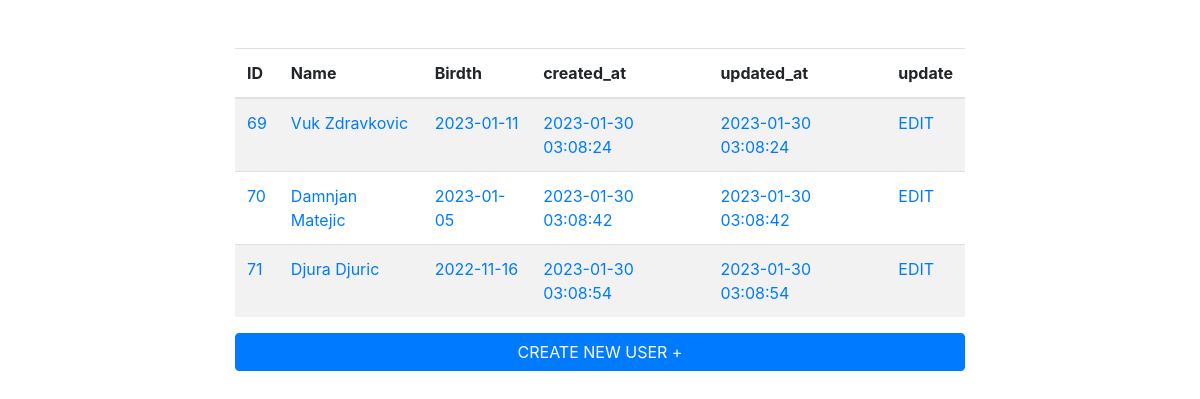
The page / on the database its author committed.
### tables this page shows
CREATE TABLE `users` (
  `id` int(11) NOT NULL,
  `name` varchar(255) NOT NULL,
  `year_of_birth` varchar(255) NOT NULL,
  `created_at` datetime NOT NULL,
  `updated_at` datetime NOT NULL
);

### src/Database/Db.php (called while the page is built, shortened)
<?php
class Db
{
    public bool $DBconnection = true;
    public function __construct()
    {
        if ($this->DBconnection) {
            $this->connection = new \PDO("mysql:host=localhost;dbname=c1laraveldb", "root", "");
        }
    }
}

### views/home.php (the view, shortened to what this page needs)
<div class="container pt-5">
    <div class="row">
        <div class="col-lg-2"></div>
        <div class="col-lg-8">
            <table class=" table table-striped">
                <thead>
                <tr>
                    <th>ID</th>
                    <th>Name</th>
                    <th>Birdth</th>
                    <th>created_at</th>
                    <th>updated_at</th>
                    <th>update</th>
                </tr>
                </thead>
                <tbody>
                <?php
                $users = [];
                if ($db->DBconnection) {
                    $query = "SELECT * FROM users";
                    $statement = $db->connection->prepare($query);
                    $statement->execute();
                    $users = $statement->fetchAll(PDO::FETCH_CLASS, 'Mkshao\Web\Models\User');
                } else {
                    if (isset($_SESSION["users"])) {
                        $users = $_SESSION["users"];
                    }
                }
                if ($db->DBconnection) {
                    foreach ($users as $user) {
                        echo '<tr>';
                        echo '<td><a href=index.php?page=showUser&id=' . $user->id . '" title="#">' . $user->id . ' </a></td>';
                        echo '<td><a href="index.php?page=showUser&id=' . $user->id . '" title="#">' . $user->name . '</a></td>';
                        echo '<td><a href="index.php?page=showUser&id=' . $user->id . '" title="#">' . $user->year_of_birth . '</a></td>';
                        echo '<td><a href="index.php?page=showUser&id=' . $user->id . '" title="#">' . $user->created_at . '</a></td>';
                        echo '<td><a href="index.php?page=showUser&id=' . $user->id . '" title="#">' . $user->updated_at . '</a></td>';
                        echo '<td><a href="index.php?page=editUser&id=' . $user->id . '" title="#">EDIT</a></td>';
                        echo '</tr>';
                    }
                }
                ?>
                </tbody>
            </table>
            <a href="index.php?page=createUser"> <input type="button" class="btn btn-primary w-100"
                                                        value="CREATE NEW USER + "></a>
        </div>
        <div class="col-lg-2"></div>
    </div>
</div>

### views/fixed/head.php (shortened to what this page needs)
<!DOCTYPE html>
<html lang="en">
<head>
    <link rel="stylesheet" href="https://cdn.jsdelivr.net/npm/bootstrap@4.0.0/dist/css/bootstrap.min.css"
>
    <link rel="stylesheet" href="../../../web/assets/style.css">
</head>
<body>

### index.php (shortened to what this page needs)
<?php
require "views/fixed/head.php";
$db = new Db();
if (!isset($_GET['page'])) {
    include "views/home.php";
} else if (($_GET['page']) == "editUser") {
    include "views/users/editUser.php";
} else if (($_GET['page']) == "showUser") {
    include "views/users/showUser.php";
} else if (($_GET['page']) == "routes") {
    include "routes.php";
} else if (($_GET['page']) == "createUser") {
    include "views/users/createUser.php";
} else {
    include "views/home.php";
}
require "views/fixed/footer.php";
?>

### views/fixed/footer.php (shortened to what this page needs)
</body>
</html>

### assets/style.css (style rules this page uses)
* { margin: 0px; padding: 0px; }
table td a { text-decoration: none; }
table td { cursor: pointer; }

### rows shown on the page
users: id "69", name "Vuk Zdravkovic", year_of_birth "2023-01-11", created_at "2023-01-30 03:08:24", updated_at "2023-01-30 03:08:24"
users: id "70", name "Damnjan Matejic", year_of_birth "2023-01-05", created_at "2023-01-30 03:08:42", updated_at "2023-01-30 03:08:42"
users: id "71", name "Djura Djuric", year_of_birth "2022-11-16", created_at "2023-01-30 03:08:54", updated_at "2023-01-30 03:08:54"
